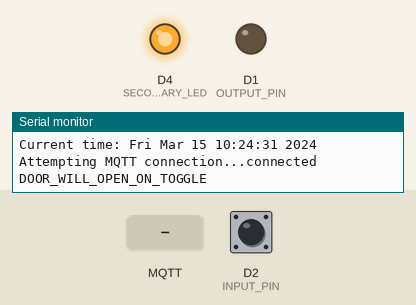
Recording of a sketch running on a simulated ESP8266 (NodeMCU). Parts: output pins drawn as LEDs (lit = HIGH), the last lines printed to the serial monitor. Dashed ring = blinking. Inputs (shaded band) come from the test bench; at power-on: D2 (INPUT_PIN) HIGH. WiFi joins after 1.5 s; servers stay silent unless stated; the local clock reads 2024-03-15 10:24:30 at power-on unless the sketch sets it; no MQTT or app messages arrive unless stated.

Above: at 2.7 s.
2.8 s: MQTT message "1" arrives on the first subscribed topic
At 3.2 s:
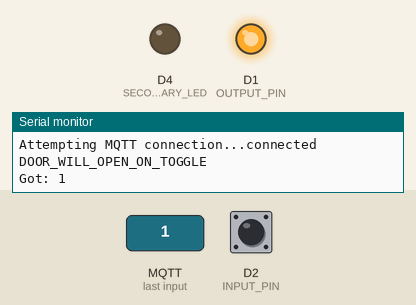
4.8 s: D2 (INPUT_PIN) driven LOW
At 6.0 s:
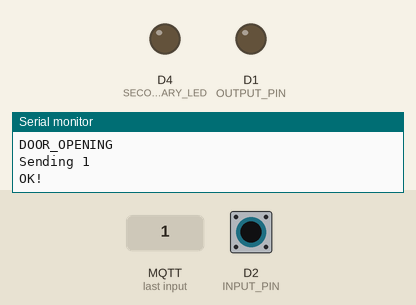
6.3 s: MQTT message "on" arrives on the first subscribed topic
7.8 s: MQTT message "0" arrives on the first subscribed topic
At 9.6 s:
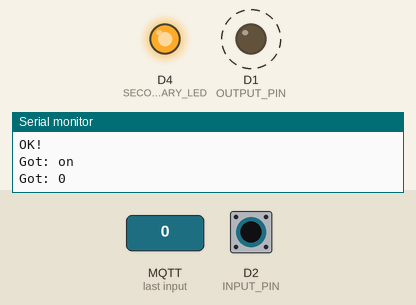
10.8 s: D2 (INPUT_PIN) driven HIGH
12.3 s: D2 (INPUT_PIN) pulsed LOW 2 times (0.12 s each, 0.3 s apart)
At 13.1 s:
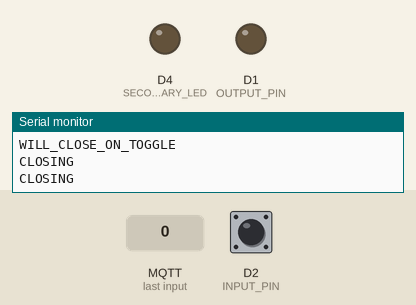
Timing chart, 0 to 15.3 s (numbered marks = the images above; inputs shaded):
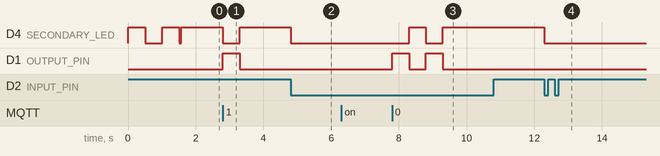

Measured:
- after the input at 2.8 s, D4 (SECONDARY_LED): HIGH → LOW at once, → HIGH 0.50 s later; D1 (OUTPUT_PIN): LOW → HIGH at once, → LOW 0.50 s later
- after the input at 4.8 s, D4 (SECONDARY_LED): HIGH → LOW at once
- after the input at 7.8 s, D4 (SECONDARY_LED): LOW → HIGH after 0.50 s, → LOW 0.50 s later, → HIGH 0.50 s later; D1 (OUTPUT_PIN): alternates HIGH for 0.50 s and LOW for 0.50 s, 4 changes in all, then stays LOW, starting at once
- after the input at 12.3 s, D4 (SECONDARY_LED): HIGH → LOW at once

The sketch:

esp8266-garage-door-opener-mqtt.ino
```cpp
#include <Arduino.h>
#include <ESP8266WiFi.h>
#include <PubSubClient.h>

// Copy config.tmpl.h to config.h and replace with your own values
#include "config.h"

#include "certificates.h"

#define SECONDARY_LED D4
#define OUTPUT_PIN D1
#define INPUT_PIN D2


void onMqttMessage(char* topic, byte* payload, unsigned int length);
/************ Global State (you don't need to change this!) ******************/

// Create an ESP8266 WiFiClient class to connect to the MQTT server.
WiFiClientSecure client;
BearSSL::X509List certificates(ca_cert[0]);

// Setup the MQTT client class by passing in the WiFi client and MQTT server and login details.
PubSubClient mqtt(MQTT_SERVER, MQTT_SERVERPORT, onMqttMessage, client);

/*************************** Sketch Code ************************************/
void toggle();
void reverseToggle();

void noop() {};

typedef struct DoorState {
  String name;
  DoorState* motorStarted;
  DoorState* motorStopped;
  void (*receivedRequestToOpen)(void);
  void (*receivedRequestToClose)(void);
  int32_t valueToNotify;
} DoorState;

DoorState DOOR_CLOSING = {
  .name = "CLOSING",
  .motorStarted = &DOOR_CLOSING,
  .motorStopped = &DOOR_CLOSING, // redefined below
  .receivedRequestToOpen = reverseToggle,
  .receivedRequestToClose = noop,
  .valueToNotify = 1
};

DoorState DOOR_WILL_CLOSE_ON_TOGGLE = {
  .name = "WILL_CLOSE_ON_TOGGLE",
  .motorStarted = &DOOR_CLOSING,
  .motorStopped = &DOOR_WILL_CLOSE_ON_TOGGLE,
  .receivedRequestToOpen = noop,
  .receivedRequestToClose = toggle,
  .valueToNotify = 1
};

DoorState DOOR_OPENING = {
  .name = "DOOR_OPENING",
  .motorStarted = &DOOR_OPENING,
  .motorStopped = &DOOR_WILL_CLOSE_ON_TOGGLE,
  .receivedRequestToOpen = noop,
  .receivedRequestToClose = reverseToggle,
  .valueToNotify = 1
};

DoorState DOOR_WILL_OPEN_ON_TOGGLE = {
  .name = "DOOR_WILL_OPEN_ON_TOGGLE",
  .motorStarted = &DOOR_OPENING,
  .motorStopped = &DOOR_WILL_OPEN_ON_TOGGLE,
  .receivedRequestToOpen = toggle,
  .receivedRequestToClose = noop,
  .valueToNotify = 0
};

char lastNotifiedValue = 0;
bool shouldPrintCurrentState = true;
DoorState* currentState = &DOOR_WILL_OPEN_ON_TOGGLE;

void setupWifi();
void setClock();
void ICACHE_RAM_ATTR motorChanged();

void setup() {

  DOOR_CLOSING.motorStopped = &DOOR_WILL_OPEN_ON_TOGGLE;

  Serial.begin(115200);
  delay(10);

  pinMode(LED_BUILTIN, OUTPUT);
  digitalWrite(LED_BUILTIN, HIGH);
  pinMode(SECONDARY_LED, OUTPUT); // NodeMCU secondary led
  digitalWrite(SECONDARY_LED, HIGH);
  pinMode(OUTPUT_PIN, OUTPUT);
  pinMode(INPUT_PIN, INPUT);


  attachInterrupt(digitalPinToInterrupt(INPUT_PIN), motorChanged, CHANGE);

  setupWifi();

  setClock();

  for (int i = 1; i < CA_CERT_COUNT; i++) {
    certificates.append(ca_cert[i]);
  }

  client.setTrustAnchors(&certificates);

}

void reconnect() {
  // Loop until we're reconnected
  bool connectingLed = false;
  while (!mqtt.connected()) {
    connectingLed = !connectingLed;
    digitalWrite(LED_BUILTIN, connectingLed ? LOW : HIGH);
    Serial.print("Attempting MQTT connection...");
    // Attempt to connect
    if (mqtt.connect("DoorOpener", MQTT_USERNAME, MQTT_PASS)) {
      Serial.println("connected");
      mqtt.subscribe(ON_OFF_FEED);
    } else {
      Serial.print("failed, rc=");
      Serial.println(mqtt.state());
      delay(500);
    }
  }
  if (connectingLed) {
    digitalWrite(LED_BUILTIN, HIGH);
  }
}

void onMqttMessage(char* topic, byte* payload, unsigned int length) {
  Serial.print(F("Got: "));
  Serial.write(payload, length);
  Serial.println();
  if (payload[0] == '1') {
    currentState->receivedRequestToOpen();
  }
  if (payload[0] == '0') {
    currentState->receivedRequestToClose();
  }
}

void publishIfNeeded() {

  int32_t nextValue = currentState->valueToNotify;

  if (nextValue != lastNotifiedValue) {
    char payload[12];
    ltoa(nextValue, payload, 10);

    Serial.print("Sending ");
    Serial.println(payload);

    if (!mqtt.publish(ON_OFF_SET_FEED, payload)) {
      Serial.println(F("Failed"));
    } else {
      lastNotifiedValue = nextValue;
      Serial.println(F("OK!"));
    }
  }
}

void loop() {

  reconnect();
  mqtt.loop();

  if (shouldPrintCurrentState) {
    shouldPrintCurrentState = false;
    Serial.println(currentState->name);
  }

  publishIfNeeded();
}

void toggle() {
  digitalWrite(LED_BUILTIN, LOW);
  digitalWrite(OUTPUT_PIN, HIGH);
  delay(500);
  digitalWrite(OUTPUT_PIN, LOW);
  digitalWrite(LED_BUILTIN, HIGH);
}

void reverseToggle() {
  // first stop
  toggle();
  delay(500);
  // I think that the interrupt should have changed the value of the current state in the middle, but shouldn't stop us...
  // then restart
  toggle();
}

void updateCurrentState(struct DoorState *nextState) {
  Serial.println(nextState->name);
  if(nextState != currentState) {
    shouldPrintCurrentState = true;
    currentState = nextState;
  }
}

void ICACHE_RAM_ATTR motorChanged() {
  static unsigned long last_interrupt_time = 0;
  unsigned long interrupt_time = millis();
  if (interrupt_time - last_interrupt_time > 200) {
    bool value = digitalRead(INPUT_PIN);
    digitalWrite(SECONDARY_LED, value);
    if (value == LOW) { // input is inverted
      updateCurrentState(currentState->motorStarted);
    } else {
      updateCurrentState(currentState->motorStopped);
    }
  }
  last_interrupt_time = interrupt_time;

}

void setupWifi() {
    // Connect to WiFi access point.
  Serial.print("Connecting to ");
  Serial.println(WLAN_SSID);

  WiFi.begin(WLAN_SSID, WLAN_PASS);
  //WiFi.scanNetworksAsync(prinScanResult);

  int wifiStatus;
  bool connectingLed = false;

  while ((wifiStatus = WiFi.status()) != WL_CONNECTED) {
    connectingLed = !connectingLed;
    digitalWrite(LED_BUILTIN, connectingLed ? HIGH : LOW);
    delay(500);
    Serial.print(wifiStatus);
    Serial.print(" ");
  }

  Serial.println();

  Serial.println("WiFi connected");
  digitalWrite(LED_BUILTIN, HIGH);
  Serial.println("IP address: ");
  Serial.println(WiFi.localIP());

}

// Set time via NTP, as required for x.509 validation
void setClock() {
  configTime(3 * 3600, 0, "pool.ntp.org", "time.nist.gov");

  Serial.print("Waiting for NTP time sync: ");
  time_t now = time(nullptr);
  while (now < 8 * 3600 * 2) {
    delay(500);
    Serial.print(".");
    now = time(nullptr);
  }
  Serial.println("");
  struct tm timeinfo;
  gmtime_r(&now, &timeinfo);
  Serial.print("Current time: ");
  Serial.print(asctime(&timeinfo));
}

/*
  void prinScanResult(int networksFound)
  {
  Serial.printf("%d network(s) found\n", networksFound);
  for (int i = 0; i < networksFound; i++)
  {
    Serial.printf("%d: %s, Ch:%d (%ddBm) (%s) %s\n", i + 1, WiFi.SSID(i).c_str(), WiFi.channel(i), WiFi.RSSI(i), WiFi.BSSIDstr(i).c_str(), WiFi.encryptionType(i) == ENC_TYPE_NONE ? "open" : "");
  }
  }
*/
```

certificates.h
```cpp
// Certificate authority certs for the SSL connection
// These are from Let's Encrypt CA, required by gbridge.io
#define CA_CERT_COUNT 1
static const char *ca_cert[] PROGMEM = {
R"EOF(
-----BEGIN CERTIFICATE-----
MIIDSjCCAjKgAwIBAgIQRK+wgNajJ7qJMDmGLvhAazANBgkqhkiG9w0BAQUFADA/
MSQwIgYDVQQKExtEaWdpdGFsIFNpZ25hdHVyZSBUcnVzdCBDby4xFzAVBgNVBAMT
DkRTVCBSb290IENBIFgzMB4XDTAwMDkzMDIxMTIxOVoXDTIxMDkzMDE0MDExNVow
PzEkMCIGA1UEChMbRGlnaXRhbCBTaWduYXR1cmUgVHJ1c3QgQ28uMRcwFQYDVQQD
Ew5EU1QgUm9vdCBDQSBYMzCCASIwDQYJKoZIhvcNAQEBBQADggEPADCCAQoCggEB
AN+v6ZdQCINXtMxiZfaQguzH0yxrMMpb7NnDfcdAwRgUi+DoM3ZJKuM/IUmTrE4O
rz5Iy2Xu/NMhD2XSKtkyj4zl93ewEnu1lcCJo6m67XMuegwGMoOifooUMM0RoOEq
OLl5CjH9UL2AZd+3UWODyOKIYepLYYHsUmu5ouJLGiifSKOeDNoJjj4XLh7dIN9b
xiqKqy69cK3FCxolkHRyxXtqqzTWMIn/5WgTe1QLyNau7Fqckh49ZLOMxt+/yUFw
7BZy1SbsOFU5Q9D8/RhcQPGX69Wam40dutolucbY38EVAjqr2m7xPi71XAicPNaD
aeQQmxkqtilX4+U9m5/wAl0CAwEAAaNCMEAwDwYDVR0TAQH/BAUwAwEB/zAOBgNV
HQ8BAf8EBAMCAQYwHQYDVR0OBBYEFMSnsaR7LHH62+FLkHX/xBVghYkQMA0GCSqG
SIb3DQEBBQUAA4IBAQCjGiybFwBcqR7uKGY3Or+Dxz9LwwmglSBd49lZRNI+DT69
ikugdB/OEIKcdBodfpga3csTS7MgROSR6cz8faXbauX+5v3gTt23ADq1cEmv8uXr
AvHRAosZy5Q6XkjEGB5YGV8eAlrwDPGxrancWYaLbumR9YbK+rlmM6pZW87ipxZz
R8srzJmwN0jP41ZL9c8PDHIyh8bwRLtTcm1D9SZImlJnt1ir/md2cXjbDaJWFBM5
JDGFoqgCWjBH4d1QB7wCCZAA62RjYJsWvIjJEubSfZGL+T0yjWW06XyxV3bqxbYo
Ob8VZRzI9neWagqNdwvYkQsEjgfbKbYK7p2CNTUQ
-----END CERTIFICATE-----
)EOF",

R"EOF(
-----BEGIN CERTIFICATE-----
MIIFazCCA1OgAwIBAgIRAIIQz7DSQONZRGPgu2OCiwAwDQYJKoZIhvcNAQELBQAw
TzELMAkGA1UEBhMCVVMxKTAnBgNVBAoTIEludGVybmV0IFNlY3VyaXR5IFJlc2Vh
cmNoIEdyb3VwMRUwEwYDVQQDEwxJU1JHIFJvb3QgWDEwHhcNMTUwNjA0MTEwNDM4
WhcNMzUwNjA0MTEwNDM4WjBPMQswCQYDVQQGEwJVUzEpMCcGA1UEChMgSW50ZXJu
ZXQgU2VjdXJpdHkgUmVzZWFyY2ggR3JvdXAxFTATBgNVBAMTDElTUkcgUm9vdCBY
MTCCAiIwDQYJKoZIhvcNAQEBBQADggIPADCCAgoCggIBAK3oJHP0FDfzm54rVygc
h77ct984kIxuPOZXoHj3dcKi/vVqbvYATyjb3miGbESTtrFj/RQSa78f0uoxmyF+
0TM8ukj13Xnfs7j/EvEhmkvBioZxaUpmZmyPfjxwv60pIgbz5MDmgK7iS4+3mX6U
A5/TR5d8mUgjU+g4rk8Kb4Mu0UlXjIB0ttov0DiNewNwIRt18jA8+o+u3dpjq+sW
T8KOEUt+zwvo/7V3LvSye0rgTBIlDHCNAymg4VMk7BPZ7hm/ELNKjD+Jo2FR3qyH
B5T0Y3HsLuJvW5iB4YlcNHlsdu87kGJ55tukmi8mxdAQ4Q7e2RCOFvu396j3x+UC
B5iPNgiV5+I3lg02dZ77DnKxHZu8A/lJBdiB3QW0KtZB6awBdpUKD9jf1b0SHzUv
KBds0pjBqAlkd25HN7rOrFleaJ1/ctaJxQZBKT5ZPt0m9STJEadao0xAH0ahmbWn
OlFuhjuefXKnEgV4We0+UXgVCwOPjdAvBbI+e0ocS3MFEvzG6uBQE3xDk3SzynTn
jh8BCNAw1FtxNrQHusEwMFxIt4I7mKZ9YIqioymCzLq9gwQbooMDQaHWBfEbwrbw
qHyGO0aoSCqI3Haadr8faqU9GY/rOPNk3sgrDQoo//fb4hVC1CLQJ13hef4Y53CI
rU7m2Ys6xt0nUW7/vGT1M0NPAgMBAAGjQjBAMA4GA1UdDwEB/wQEAwIBBjAPBgNV
HRMBAf8EBTADAQH/MB0GA1UdDgQWBBR5tFnme7bl5AFzgAiIyBpY9umbbjANBgkq
hkiG9w0BAQsFAAOCAgEAVR9YqbyyqFDQDLHYGmkgJykIrGF1XIpu+ILlaS/V9lZL
ubhzEFnTIZd+50xx+7LSYK05qAvqFyFWhfFQDlnrzuBZ6brJFe+GnY+EgPbk6ZGQ
3BebYhtF8GaV0nxvwuo77x/Py9auJ/GpsMiu/X1+mvoiBOv/2X/qkSsisRcOj/KK
NFtY2PwByVS5uCbMiogziUwthDyC3+6WVwW6LLv3xLfHTjuCvjHIInNzktHCgKQ5
ORAzI4JMPJ+GslWYHb4phowim57iaztXOoJwTdwJx4nLCgdNbOhdjsnvzqvHu7Ur
TkXWStAmzOVyyghqpZXjFaH3pO3JLF+l+/+sKAIuvtd7u+Nxe5AW0wdeRlN8NwdC
jNPElpzVmbUq4JUagEiuTDkHzsxHpFKVK7q4+63SM1N95R1NbdWhscdCb+ZAJzVc
oyi3B43njTOQ5yOf+1CceWxG1bQVs5ZufpsMljq4Ui0/1lvh+wjChP4kqKOJ2qxq
4RgqsahDYVvTH9w7jXbyLeiNdd8XM2w9U/t7y0Ff/9yi0GE44Za4rF2LN9d11TPA
mRGunUHBcnWEvgJBQl9nJEiU0Zsnvgc/ubhPgXRR4Xq37Z0j4r7g1SgEEzwxA57d
emyPxgcYxn/eR44/KJ4EBs+lVDR3veyJm+kXQ99b21/+jh5Xos1AnX5iItreGCc=
-----END CERTIFICATE-----
)EOF"};
```

config.tmpl.h
```cpp
/************************* WiFi Access Point *********************************/

#define WLAN_SSID       "MyWifi"
#define WLAN_PASS       "SomePassword"

/************************* Gbridge Setup *********************************/

#define MQTT_SERVER      "mqtt.gbridge.io"
#define MQTT_SERVERPORT  8883
#define MQTT_USERNAME    "gbridge-u123"
#define MQTT_PASS        "SomeMagicPasswordForIOT!"

#define ON_OFF_SET_FEED  "gBridge/u123/d456/onoff/set"
#define ON_OFF_FEED      "gBridge/u123/d456/onoff"
```
